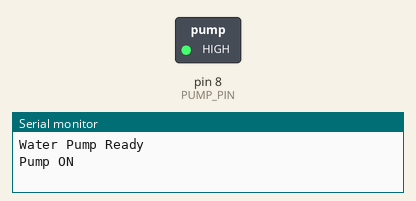
Simulated run of this sketch. Board: Arduino Uno, built with avr-gcc and run on an emulated ATmega328P. Parts: switched loads named in the sketch (green lamp = pin HIGH), the last lines printed to the serial monitor.

Above: at 1.5 s.
At 4.5 s:
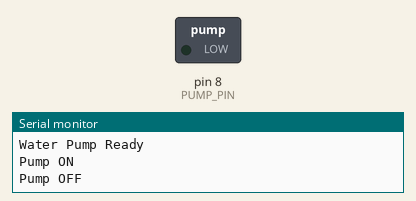
Timing chart, 0 to 7.8 s (numbered marks = the images above):
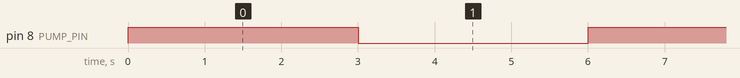

The sketch:

arduino.ino
```cpp
// Water pump via MOSFET/relay — do not run dry
#define PUMP_PIN 8

void setup() {
  Serial.begin(9600);
  pinMode(PUMP_PIN, OUTPUT);
  digitalWrite(PUMP_PIN, LOW);
  Serial.println("Water Pump Ready");
}

void loop() {
  digitalWrite(PUMP_PIN, HIGH);
  Serial.println("Pump ON");
  delay(3000);

  digitalWrite(PUMP_PIN, LOW);
  Serial.println("Pump OFF");
  delay(3000);
}
```

Measured:
- by itself, pin 8 (PUMP_PIN): alternates HIGH for 3.0 s and LOW for 3.0 s
